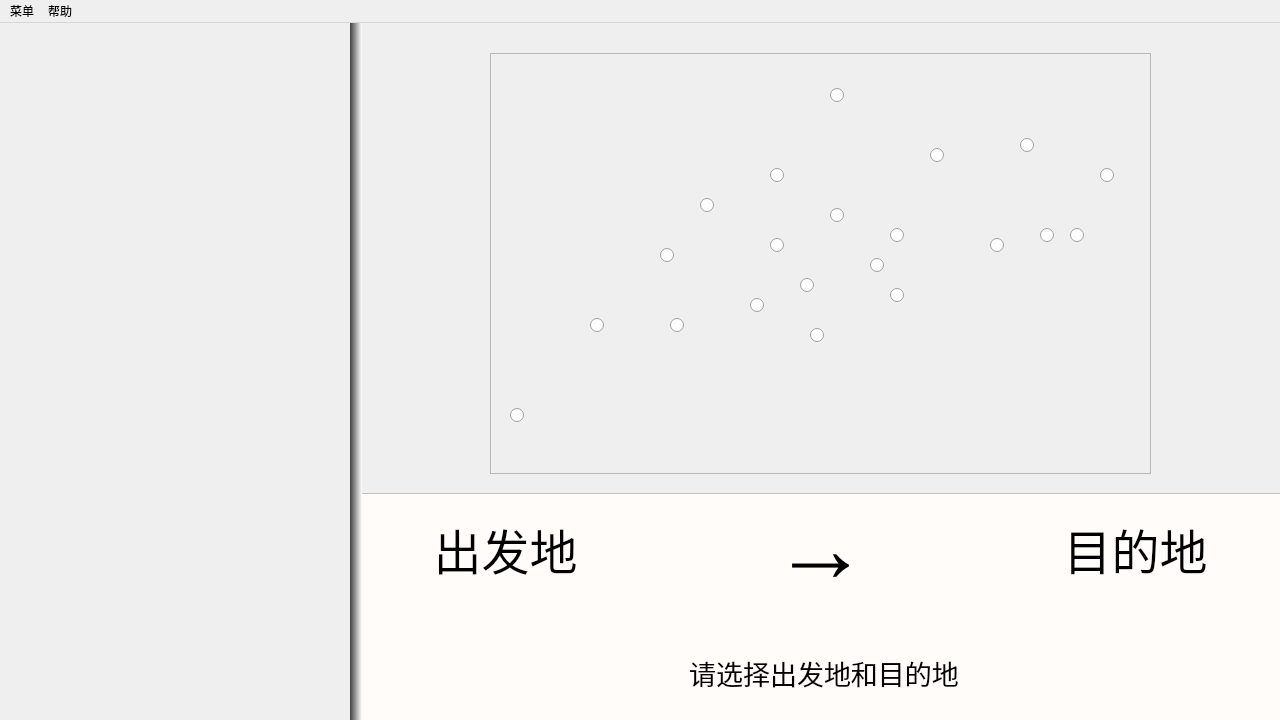
<?xml version="1.0" encoding="UTF-8"?>
<ui version="4.0">
 <class>MainWindow</class>
 <widget class="QMainWindow" name="MainWindow">
  <property name="geometry">
   <rect>
    <x>0</x>
    <y>0</y>
    <width>1280</width>
    <height>720</height>
   </rect>
  </property>
  <property name="minimumSize">
   <size>
    <width>1280</width>
    <height>720</height>
   </size>
  </property>
  <property name="maximumSize">
   <size>
    <width>1280</width>
    <height>720</height>
   </size>
  </property>
  <property name="windowTitle">
   <string>MainWindow</string>
  </property>
  <property name="autoFillBackground">
   <bool>false</bool>
  </property>
  <property name="styleSheet">
   <string notr="true">#MainWindow {border-image: url(:/sources/img/background.png);}</string>
  </property>
  <property name="dockOptions">
   <set>QMainWindow::AllowTabbedDocks|QMainWindow::AnimatedDocks</set>
  </property>
  <widget class="QWidget" name="centralwidget">
   <widget class="QFrame" name="mapFrame">
    <property name="geometry">
     <rect>
      <x>490</x>
      <y>30</y>
      <width>661</width>
      <height>421</height>
     </rect>
    </property>
    <property name="styleSheet">
     <string notr="true">#mapFrame {border-image: url(:/sources/img/map.png);}</string>
    </property>
    <property name="frameShape">
     <enum>QFrame::StyledPanel</enum>
    </property>
    <property name="frameShadow">
     <enum>QFrame::Raised</enum>
    </property>
    <widget class="QRadioButton" name="zhanjiang">
     <property name="geometry">
      <rect>
       <x>20</x>
       <y>350</y>
       <width>25</width>
       <height>25</height>
      </rect>
     </property>
     <property name="sizePolicy">
      <sizepolicy hsizetype="Minimum" vsizetype="Fixed">
       <horstretch>0</horstretch>
       <verstretch>0</verstretch>
      </sizepolicy>
     </property>
     <property name="mouseTracking">
      <bool>true</bool>
     </property>
     <property name="layoutDirection">
      <enum>Qt::LeftToRight</enum>
     </property>
     <property name="autoFillBackground">
      <bool>false</bool>
     </property>
     <property name="text">
      <string/>
     </property>
    </widget>
    <widget class="QRadioButton" name="maoming">
     <property name="geometry">
      <rect>
       <x>100</x>
       <y>260</y>
       <width>25</width>
       <height>25</height>
      </rect>
     </property>
     <property name="sizePolicy">
      <sizepolicy hsizetype="Minimum" vsizetype="Fixed">
       <horstretch>0</horstretch>
       <verstretch>0</verstretch>
      </sizepolicy>
     </property>
     <property name="layoutDirection">
      <enum>Qt::LeftToRight</enum>
     </property>
     <property name="text">
      <string/>
     </property>
    </widget>
    <widget class="QRadioButton" name="yangjiang">
     <property name="geometry">
      <rect>
       <x>180</x>
       <y>260</y>
       <width>25</width>
       <height>25</height>
      </rect>
     </property>
     <property name="sizePolicy">
      <sizepolicy hsizetype="Minimum" vsizetype="Fixed">
       <horstretch>0</horstretch>
       <verstretch>0</verstretch>
      </sizepolicy>
     </property>
     <property name="layoutDirection">
      <enum>Qt::LeftToRight</enum>
     </property>
     <property name="text">
      <string/>
     </property>
    </widget>
    <widget class="QRadioButton" name="yunfu">
     <property name="geometry">
      <rect>
       <x>170</x>
       <y>190</y>
       <width>25</width>
       <height>25</height>
      </rect>
     </property>
     <property name="sizePolicy">
      <sizepolicy hsizetype="Minimum" vsizetype="Fixed">
       <horstretch>0</horstretch>
       <verstretch>0</verstretch>
      </sizepolicy>
     </property>
     <property name="layoutDirection">
      <enum>Qt::LeftToRight</enum>
     </property>
     <property name="text">
      <string/>
     </property>
    </widget>
    <widget class="QRadioButton" name="zhaoqing">
     <property name="geometry">
      <rect>
       <x>210</x>
       <y>140</y>
       <width>25</width>
       <height>25</height>
      </rect>
     </property>
     <property name="sizePolicy">
      <sizepolicy hsizetype="Minimum" vsizetype="Fixed">
       <horstretch>0</horstretch>
       <verstretch>0</verstretch>
      </sizepolicy>
     </property>
     <property name="layoutDirection">
      <enum>Qt::LeftToRight</enum>
     </property>
     <property name="text">
      <string/>
     </property>
    </widget>
    <widget class="QRadioButton" name="qingyuan">
     <property name="geometry">
      <rect>
       <x>280</x>
       <y>110</y>
       <width>25</width>
       <height>25</height>
      </rect>
     </property>
     <property name="sizePolicy">
      <sizepolicy hsizetype="Minimum" vsizetype="Fixed">
       <horstretch>0</horstretch>
       <verstretch>0</verstretch>
      </sizepolicy>
     </property>
     <property name="layoutDirection">
      <enum>Qt::LeftToRight</enum>
     </property>
     <property name="text">
      <string/>
     </property>
    </widget>
    <widget class="QRadioButton" name="shaoguan">
     <property name="geometry">
      <rect>
       <x>340</x>
       <y>30</y>
       <width>25</width>
       <height>25</height>
      </rect>
     </property>
     <property name="sizePolicy">
      <sizepolicy hsizetype="Minimum" vsizetype="Fixed">
       <horstretch>0</horstretch>
       <verstretch>0</verstretch>
      </sizepolicy>
     </property>
     <property name="layoutDirection">
      <enum>Qt::LeftToRight</enum>
     </property>
     <property name="text">
      <string/>
     </property>
    </widget>
    <widget class="QRadioButton" name="guangzhou">
     <property name="geometry">
      <rect>
       <x>340</x>
       <y>150</y>
       <width>25</width>
       <height>25</height>
      </rect>
     </property>
     <property name="sizePolicy">
      <sizepolicy hsizetype="Minimum" vsizetype="Fixed">
       <horstretch>0</horstretch>
       <verstretch>0</verstretch>
      </sizepolicy>
     </property>
     <property name="layoutDirection">
      <enum>Qt::LeftToRight</enum>
     </property>
     <property name="text">
      <string/>
     </property>
    </widget>
    <widget class="QRadioButton" name="foshan">
     <property name="geometry">
      <rect>
       <x>280</x>
       <y>180</y>
       <width>25</width>
       <height>25</height>
      </rect>
     </property>
     <property name="sizePolicy">
      <sizepolicy hsizetype="Minimum" vsizetype="Fixed">
       <horstretch>0</horstretch>
       <verstretch>0</verstretch>
      </sizepolicy>
     </property>
     <property name="layoutDirection">
      <enum>Qt::LeftToRight</enum>
     </property>
     <property name="text">
      <string/>
     </property>
    </widget>
    <widget class="QRadioButton" name="jiangmen">
     <property name="geometry">
      <rect>
       <x>260</x>
       <y>240</y>
       <width>25</width>
       <height>25</height>
      </rect>
     </property>
     <property name="sizePolicy">
      <sizepolicy hsizetype="Minimum" vsizetype="Fixed">
       <horstretch>0</horstretch>
       <verstretch>0</verstretch>
      </sizepolicy>
     </property>
     <property name="layoutDirection">
      <enum>Qt::LeftToRight</enum>
     </property>
     <property name="text">
      <string/>
     </property>
    </widget>
    <widget class="QRadioButton" name="zhuhai">
     <property name="geometry">
      <rect>
       <x>320</x>
       <y>270</y>
       <width>25</width>
       <height>25</height>
      </rect>
     </property>
     <property name="sizePolicy">
      <sizepolicy hsizetype="Minimum" vsizetype="Fixed">
       <horstretch>0</horstretch>
       <verstretch>0</verstretch>
      </sizepolicy>
     </property>
     <property name="layoutDirection">
      <enum>Qt::LeftToRight</enum>
     </property>
     <property name="text">
      <string/>
     </property>
    </widget>
    <widget class="QRadioButton" name="zhongshan">
     <property name="geometry">
      <rect>
       <x>310</x>
       <y>220</y>
       <width>25</width>
       <height>25</height>
      </rect>
     </property>
     <property name="sizePolicy">
      <sizepolicy hsizetype="Minimum" vsizetype="Fixed">
       <horstretch>0</horstretch>
       <verstretch>0</verstretch>
      </sizepolicy>
     </property>
     <property name="layoutDirection">
      <enum>Qt::LeftToRight</enum>
     </property>
     <property name="text">
      <string/>
     </property>
    </widget>
    <widget class="QRadioButton" name="dongguan">
     <property name="geometry">
      <rect>
       <x>380</x>
       <y>200</y>
       <width>25</width>
       <height>25</height>
      </rect>
     </property>
     <property name="sizePolicy">
      <sizepolicy hsizetype="Minimum" vsizetype="Fixed">
       <horstretch>0</horstretch>
       <verstretch>0</verstretch>
      </sizepolicy>
     </property>
     <property name="layoutDirection">
      <enum>Qt::LeftToRight</enum>
     </property>
     <property name="text">
      <string/>
     </property>
    </widget>
    <widget class="QRadioButton" name="shenzhen">
     <property name="geometry">
      <rect>
       <x>400</x>
       <y>230</y>
       <width>25</width>
       <height>25</height>
      </rect>
     </property>
     <property name="sizePolicy">
      <sizepolicy hsizetype="Minimum" vsizetype="Fixed">
       <horstretch>0</horstretch>
       <verstretch>0</verstretch>
      </sizepolicy>
     </property>
     <property name="layoutDirection">
      <enum>Qt::LeftToRight</enum>
     </property>
     <property name="text">
      <string/>
     </property>
    </widget>
    <widget class="QRadioButton" name="huizhou">
     <property name="geometry">
      <rect>
       <x>400</x>
       <y>170</y>
       <width>25</width>
       <height>25</height>
      </rect>
     </property>
     <property name="sizePolicy">
      <sizepolicy hsizetype="Minimum" vsizetype="Fixed">
       <horstretch>0</horstretch>
       <verstretch>0</verstretch>
      </sizepolicy>
     </property>
     <property name="layoutDirection">
      <enum>Qt::LeftToRight</enum>
     </property>
     <property name="text">
      <string/>
     </property>
    </widget>
    <widget class="QRadioButton" name="heyuan">
     <property name="geometry">
      <rect>
       <x>440</x>
       <y>90</y>
       <width>25</width>
       <height>25</height>
      </rect>
     </property>
     <property name="sizePolicy">
      <sizepolicy hsizetype="Minimum" vsizetype="Fixed">
       <horstretch>0</horstretch>
       <verstretch>0</verstretch>
      </sizepolicy>
     </property>
     <property name="layoutDirection">
      <enum>Qt::LeftToRight</enum>
     </property>
     <property name="text">
      <string/>
     </property>
    </widget>
    <widget class="QRadioButton" name="meizhou">
     <property name="geometry">
      <rect>
       <x>530</x>
       <y>80</y>
       <width>25</width>
       <height>25</height>
      </rect>
     </property>
     <property name="sizePolicy">
      <sizepolicy hsizetype="Minimum" vsizetype="Fixed">
       <horstretch>0</horstretch>
       <verstretch>0</verstretch>
      </sizepolicy>
     </property>
     <property name="layoutDirection">
      <enum>Qt::LeftToRight</enum>
     </property>
     <property name="text">
      <string/>
     </property>
    </widget>
    <widget class="QRadioButton" name="shanwei">
     <property name="geometry">
      <rect>
       <x>500</x>
       <y>180</y>
       <width>25</width>
       <height>25</height>
      </rect>
     </property>
     <property name="sizePolicy">
      <sizepolicy hsizetype="Minimum" vsizetype="Fixed">
       <horstretch>0</horstretch>
       <verstretch>0</verstretch>
      </sizepolicy>
     </property>
     <property name="layoutDirection">
      <enum>Qt::LeftToRight</enum>
     </property>
     <property name="text">
      <string/>
     </property>
    </widget>
    <widget class="QRadioButton" name="jieyang">
     <property name="geometry">
      <rect>
       <x>550</x>
       <y>170</y>
       <width>25</width>
       <height>25</height>
      </rect>
     </property>
     <property name="sizePolicy">
      <sizepolicy hsizetype="Minimum" vsizetype="Fixed">
       <horstretch>0</horstretch>
       <verstretch>0</verstretch>
      </sizepolicy>
     </property>
     <property name="layoutDirection">
      <enum>Qt::LeftToRight</enum>
     </property>
     <property name="text">
      <string/>
     </property>
    </widget>
    <widget class="QRadioButton" name="shantou">
     <property name="geometry">
      <rect>
       <x>580</x>
       <y>170</y>
       <width>25</width>
       <height>25</height>
      </rect>
     </property>
     <property name="sizePolicy">
      <sizepolicy hsizetype="Minimum" vsizetype="Fixed">
       <horstretch>0</horstretch>
       <verstretch>0</verstretch>
      </sizepolicy>
     </property>
     <property name="layoutDirection">
      <enum>Qt::LeftToRight</enum>
     </property>
     <property name="text">
      <string/>
     </property>
    </widget>
    <widget class="QRadioButton" name="chaozhou">
     <property name="geometry">
      <rect>
       <x>610</x>
       <y>110</y>
       <width>25</width>
       <height>25</height>
      </rect>
     </property>
     <property name="sizePolicy">
      <sizepolicy hsizetype="Minimum" vsizetype="Fixed">
       <horstretch>0</horstretch>
       <verstretch>0</verstretch>
      </sizepolicy>
     </property>
     <property name="layoutDirection">
      <enum>Qt::LeftToRight</enum>
     </property>
     <property name="text">
      <string/>
     </property>
    </widget>
   </widget>
   <widget class="QFrame" name="textFrame">
    <property name="geometry">
     <rect>
      <x>360</x>
      <y>470</y>
      <width>921</width>
      <height>251</height>
     </rect>
    </property>
    <property name="styleSheet">
     <string notr="true">#textFrame {background-color: rgb(255, 252, 249);}</string>
    </property>
    <property name="frameShape">
     <enum>QFrame::StyledPanel</enum>
    </property>
    <property name="frameShadow">
     <enum>QFrame::Raised</enum>
    </property>
    <widget class="QLabel" name="srcText">
     <property name="geometry">
      <rect>
       <x>0</x>
       <y>0</y>
       <width>291</width>
       <height>111</height>
      </rect>
     </property>
     <property name="font">
      <font>
       <pointsize>36</pointsize>
      </font>
     </property>
     <property name="text">
      <string>出发地</string>
     </property>
     <property name="alignment">
      <set>Qt::AlignCenter</set>
     </property>
    </widget>
    <widget class="QLabel" name="terText">
     <property name="geometry">
      <rect>
       <x>630</x>
       <y>0</y>
       <width>291</width>
       <height>111</height>
      </rect>
     </property>
     <property name="font">
      <font>
       <pointsize>36</pointsize>
      </font>
     </property>
     <property name="text">
      <string>目的地</string>
     </property>
     <property name="alignment">
      <set>Qt::AlignCenter</set>
     </property>
    </widget>
    <widget class="QLabel" name="label_2">
     <property name="geometry">
      <rect>
       <x>290</x>
       <y>0</y>
       <width>341</width>
       <height>111</height>
      </rect>
     </property>
     <property name="font">
      <font>
       <pointsize>72</pointsize>
      </font>
     </property>
     <property name="text">
      <string>→</string>
     </property>
     <property name="alignment">
      <set>Qt::AlignCenter</set>
     </property>
    </widget>
    <widget class="QPushButton" name="srcBotton">
     <property name="geometry">
      <rect>
       <x>40</x>
       <y>20</y>
       <width>211</width>
       <height>81</height>
      </rect>
     </property>
     <property name="text">
      <string/>
     </property>
     <property name="flat">
      <bool>true</bool>
     </property>
    </widget>
    <widget class="QPushButton" name="terButton">
     <property name="geometry">
      <rect>
       <x>670</x>
       <y>20</y>
       <width>211</width>
       <height>81</height>
      </rect>
     </property>
     <property name="text">
      <string/>
     </property>
     <property name="flat">
      <bool>true</bool>
     </property>
    </widget>
    <widget class="QLabel" name="PathText">
     <property name="geometry">
      <rect>
       <x>40</x>
       <y>160</y>
       <width>848</width>
       <height>91</height>
      </rect>
     </property>
     <property name="font">
      <font>
       <pointsize>20</pointsize>
      </font>
     </property>
     <property name="text">
      <string>请选择出发地和目的地</string>
     </property>
     <property name="alignment">
      <set>Qt::AlignHCenter|Qt::AlignTop</set>
     </property>
    </widget>
    <widget class="QLabel" name="pathCntText">
     <property name="geometry">
      <rect>
       <x>400</x>
       <y>80</y>
       <width>121</width>
       <height>51</height>
      </rect>
     </property>
     <property name="font">
      <font>
       <pointsize>16</pointsize>
      </font>
     </property>
     <property name="text">
      <string/>
     </property>
     <property name="alignment">
      <set>Qt::AlignCenter</set>
     </property>
    </widget>
   </widget>
   <widget class="QWidget" name="borderWidget" native="true">
    <property name="geometry">
     <rect>
      <x>350</x>
      <y>0</y>
      <width>12</width>
      <height>721</height>
     </rect>
    </property>
    <property name="styleSheet">
     <string notr="true">#borderWidget {background-color: qlineargradient(spread:pad, x1:0, y1:0, x2:1, y2:0, stop:0 rgba(64, 65, 66, 255), stop:1 rgba(255, 255, 255, 255));}


</string>
    </property>
   </widget>
  </widget>
  <widget class="QMenuBar" name="menuBar">
   <property name="geometry">
    <rect>
     <x>0</x>
     <y>0</y>
     <width>1280</width>
     <height>27</height>
    </rect>
   </property>
   <widget class="QMenu" name="helpMenu">
    <property name="geometry">
     <rect>
      <x>336</x>
      <y>120</y>
      <width>138</width>
      <height>128</height>
     </rect>
    </property>
    <property name="title">
     <string>帮助</string>
    </property>
    <addaction name="Instructions"/>
    <addaction name="attention"/>
    <addaction name="staff"/>
   </widget>
   <widget class="QMenu" name="menu">
    <property name="title">
     <string>菜单</string>
    </property>
    <addaction name="addPath"/>
    <addaction name="delPath"/>
    <addaction name="savePath"/>
    <addaction name="exit"/>
   </widget>
   <addaction name="menu"/>
   <addaction name="helpMenu"/>
  </widget>
  <action name="Instructions">
   <property name="text">
    <string>使用说明</string>
   </property>
  </action>
  <action name="attention">
   <property name="text">
    <string>注意事项</string>
   </property>
  </action>
  <action name="staff">
   <property name="text">
    <string>制作人员</string>
   </property>
  </action>
  <action name="addPath">
   <property name="text">
    <string>添加路径</string>
   </property>
  </action>
  <action name="delPath">
   <property name="text">
    <string>删除路径</string>
   </property>
  </action>
  <action name="exit">
   <property name="text">
    <string>退出程序</string>
   </property>
  </action>
  <action name="savePath">
   <property name="text">
    <string>保存路径</string>
   </property>
  </action>
 </widget>
 <resources/>
 <connections/>
</ui>
